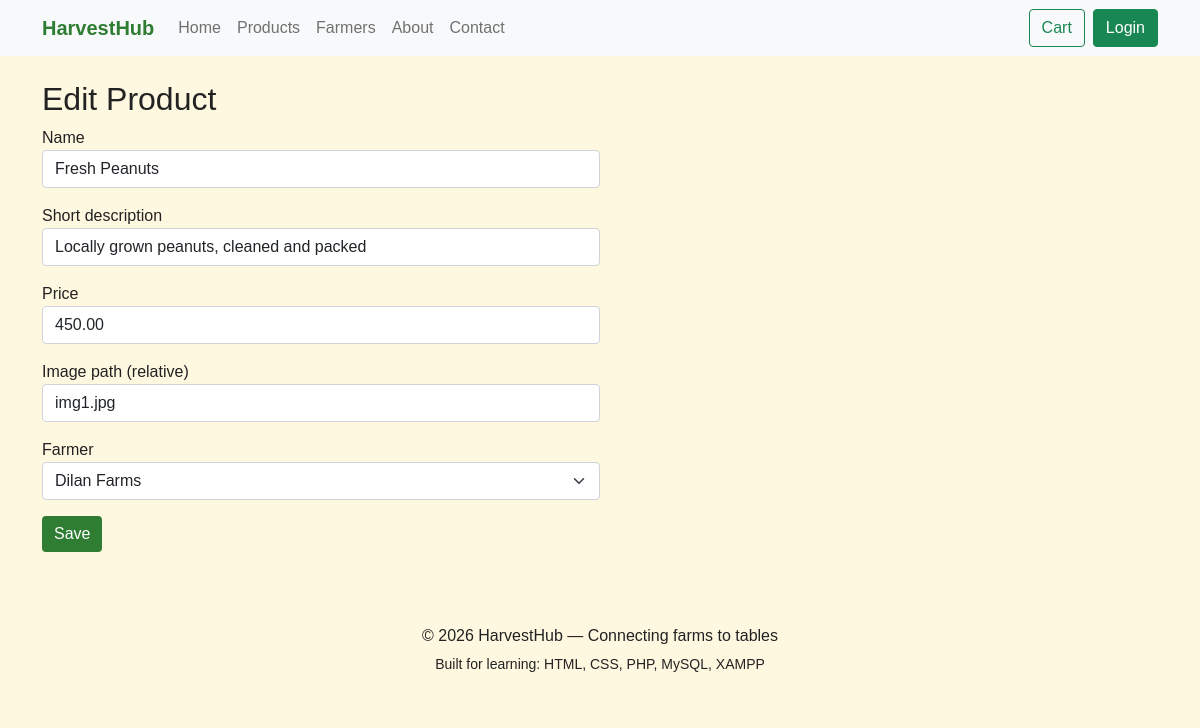
The app's page /admin/products-edit.php?id=1 with its own data.
### tables this page shows
CREATE TABLE IF NOT EXISTS products (
  id INT AUTO_INCREMENT PRIMARY KEY,
  farmer_id INT DEFAULT NULL,
  name VARCHAR(200) NOT NULL,
  short_description TEXT,
  price DECIMAL(10,2) NOT NULL DEFAULT 0,
  image VARCHAR(255) DEFAULT 'img1.jpg',
  created_at DATETIME DEFAULT CURRENT_TIMESTAMP,
  FOREIGN KEY (farmer_id) REFERENCES farmers(id) ON DELETE SET NULL
);

CREATE TABLE IF NOT EXISTS farmers (
  id INT AUTO_INCREMENT PRIMARY KEY,
  name VARCHAR(120) NOT NULL,
  location VARCHAR(150),
  contact VARCHAR(80),
  image VARCHAR(255) DEFAULT 'img2.jpg'
);

### admin/products-edit.php (the view, shortened to what this page needs)
<?php
require_once __DIR__ . '/../includes/db.php'; include __DIR__ . '/../includes/header.php';
$id = isset($_GET['id']) ? (int)$_GET['id'] : 0;
$p = null; if ($id) { $r = $mysqli->query("SELECT * FROM products WHERE id=$id"); $p = $r->fetch_assoc(); }
$farmers = $mysqli->query("SELECT * FROM farmers");
?>
<h2><?php echo $id? 'Edit' : 'Add'; ?> Product</h2>
<form method="post" class="col-md-6">
  <div class="mb-3"><label>Name</label><input name="name" class="form-control" value="<?php echo $p['name']??''; ?>"></div>
  <div class="mb-3"><label>Short description</label><input name="short_description" class="form-control" value="<?php echo $p['short_description']??''; ?>"></div>
  <div class="mb-3"><label>Price</label><input name="price" class="form-control" value="<?php echo $p['price']??''; ?>"></div>
  <div class="mb-3"><label>Image path (relative)</label><input name="image" class="form-control" value="<?php echo $p['image']??'img1.jpg'; ?>"></div>
  <div class="mb-3"><label>Farmer</label>
    <select name="farmer_id" class="form-select">
      <?php while ($f = $farmers->fetch_assoc()): ?>
        <option value="<?php echo $f['id']; ?>" <?php if(isset($p['farmer_id']) && $p['farmer_id']==$f['id']) echo 'selected'; ?>><?php echo htmlspecialchars($f['name']); ?></option>
      <?php endwhile; ?>
    </select>
  </div>
  <button class="btn btn-primary">Save</button>
</form>
<?php include __DIR__ . '/../includes/footer.php'; ?>

### css/style.css (style rules this page uses)
:root { --green:#2E7D32; --light-green:#A5D6A7; --cream:#FFF8E1; --brown:#6D4C41; }
body { background:var(--cream);color:#222;font-family:Arial,Helvetica,sans-serif }
.btn-primary { background:var(--green);border:0 }

### records on screen
products: name "Fresh Peanuts", short_description "Locally grown peanuts, cleaned and packed", price "450.00", image "img1.jpg", farmer_id "Dilan Farms"
